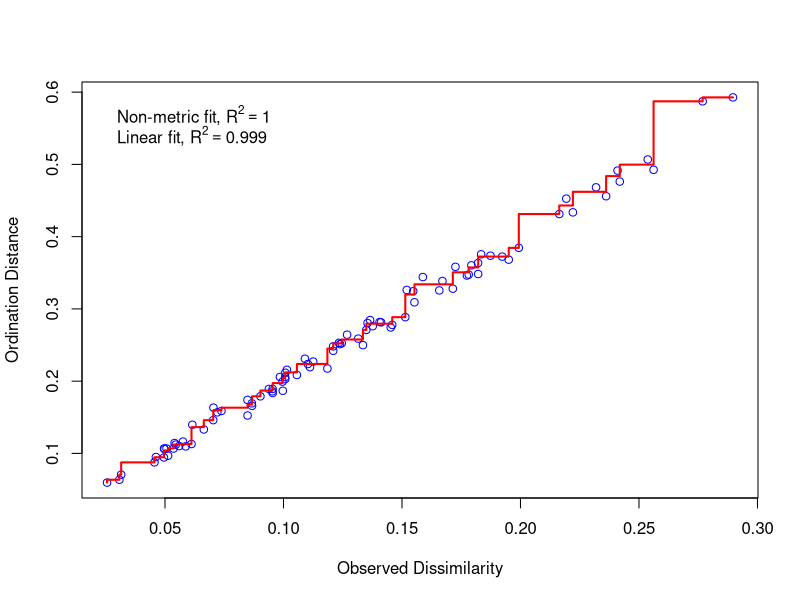
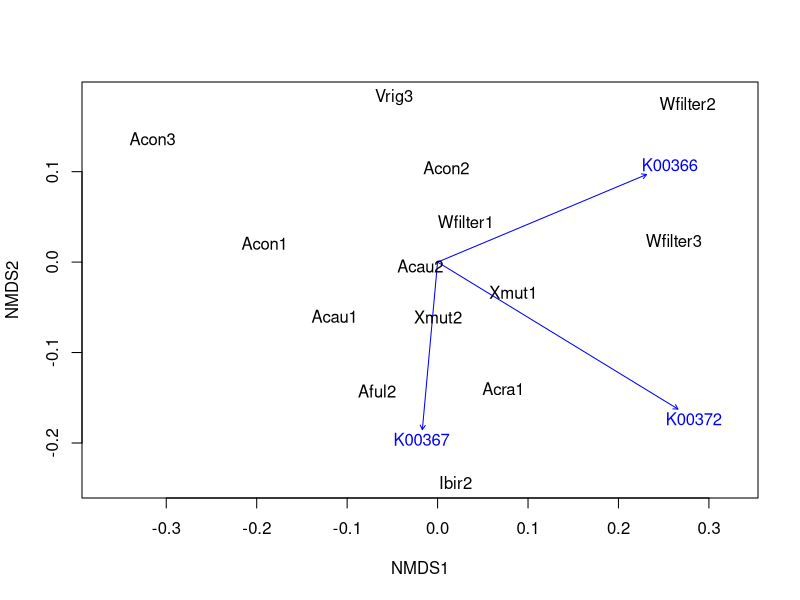
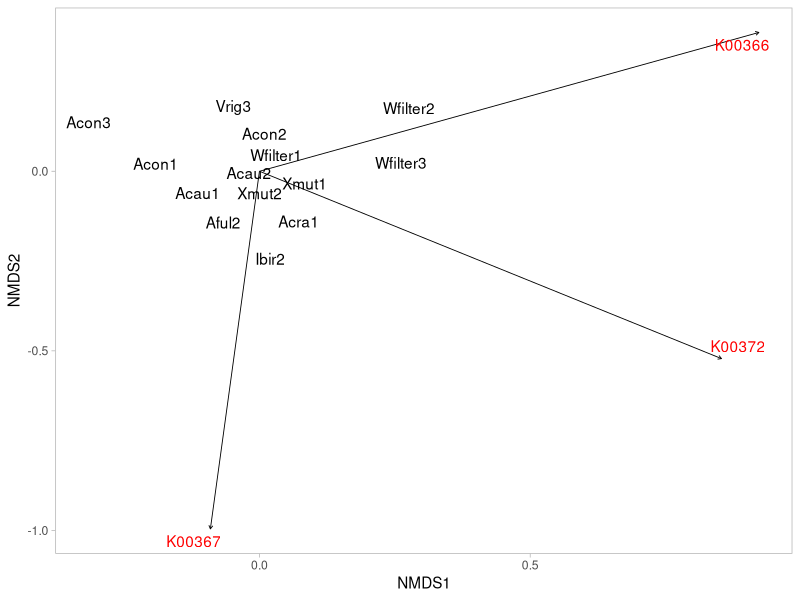
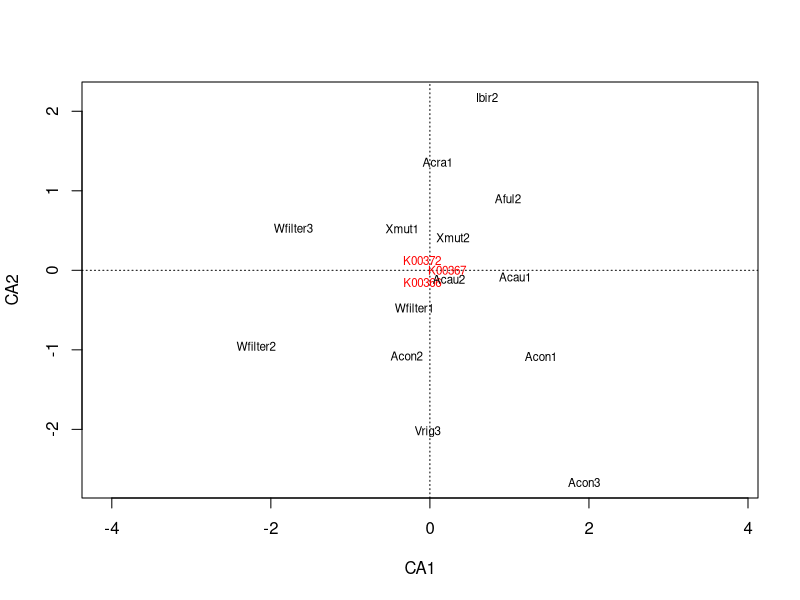

These charts were generated, in order, by the following R code:

library(ggplot2)
library(viridis)
library(viridisLite)
library(RColorBrewer)
library(reshape2)
library(vegan)
library(tidyverse)
setwd("/Users/luiszuniga/Desktop/faiths2/as_N_red")

# importing dissimilatory nitrate reduction data

asN_red_table <- read.csv(file = "asN_red_pd.csv", row.names = 1)
asN_red_table <- as.matrix(asN_red_table)

# shapiro test for normality
shapiro.test(asN_red_table)

# setting a seed
set.seed(1224)

# running ordinations

# CCA oordination
cca<-cca(asN_red_table)
# NMDS oordination
nmds<-metaMDS(asN_red_table, distance = "bray")
# stress plot of nmds
stressplot(nmds)
nmds$stress
# plot the NMDS
nmds.sp.fit <- envfit(nmds, asN_red_table)
plot(nmds, type = "n")
plot(nmds.sp.fit)
text(nmds, display = "sites")


# add text labels
#text(nmds,display = "species", cex=0.7, col="red")
#text(nmds, display = "sites", cex=0.9, col="blue")

# get data and species scores
# storing site and species scores 
data.scores <- scores(nmds)
site.scores <- as.data.frame(data.scores$sites)
sp.scores <- as.data.frame(data.scores$species)
sp.vectors <- nmds.sp.fit$vectors
sp.vectors <- sp.vectors$arrows
sp.arrows <- as.data.frame(sp.vectors)

# nmds with ggplot

gplot <- ggplot(site.scores,aes(NMDS1,NMDS2), type = "biplot") + 
  geom_text(label = row.names(site.scores), color = "black" ) + theme_light() + 
  geom_segment(data=sp.arrows, aes(x=0, xend=NMDS1, y=0, yend=NMDS2), arrow = arrow(length = unit(0.1, "cm")), lwd=0.3) +
  ggrepel::geom_text_repel(data = sp.arrows, label = row.names(sp.arrows), color = "red", direction = "both") + 
  theme(plot.background = element_blank(),
        panel.grid.major = element_blank(),
        panel.grid.minor = element_blank())
gplot
# plot CCA
plot(cca)
summary(cca)

